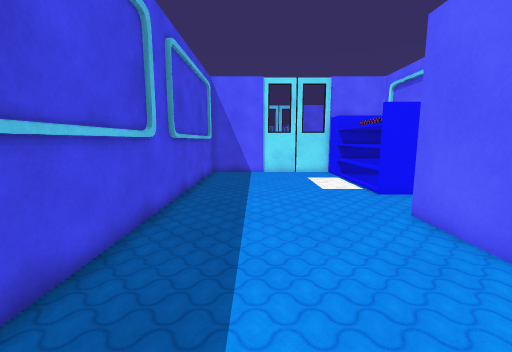
view 1 (above)

17 first-person views from a walk through a scene from a Unity 3-D project. The camera is 1.2 m above the floor, tilts 8° down and sees 90° across. The floor is counted in squares, 0.5 m on a side. Each view is taken from the middle of a square. On the plan, view 1 faces up. The plan holds only what a view shows up to about 17 squares ahead; the rest is blank. The place goes on beyond the plan. The player character is not drawn. Some surface patterns are stand-ins.

view 2
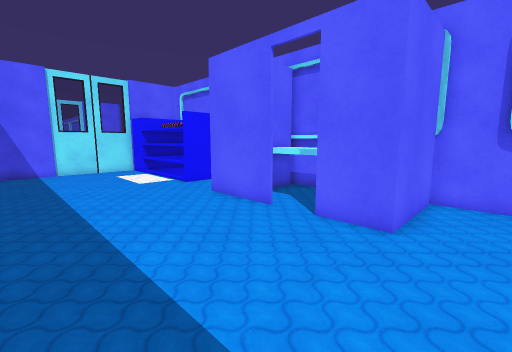

view 3
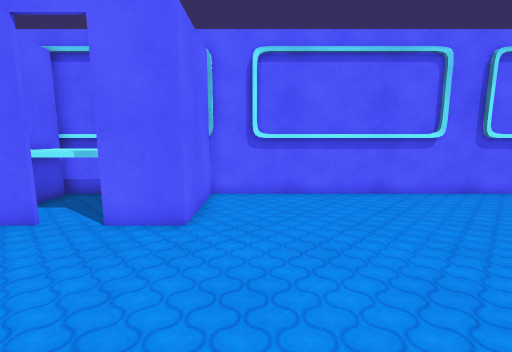

view 4
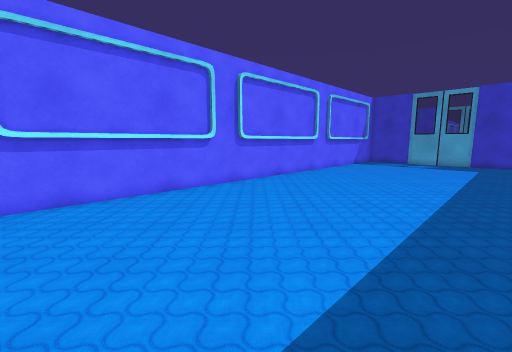

view 5
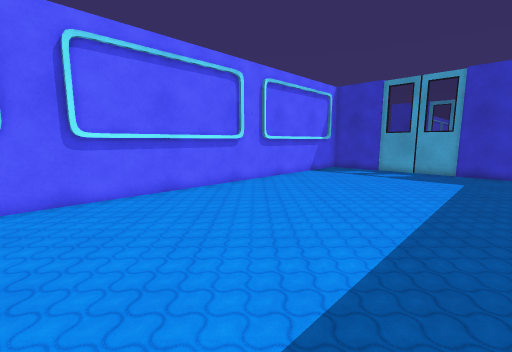

view 6
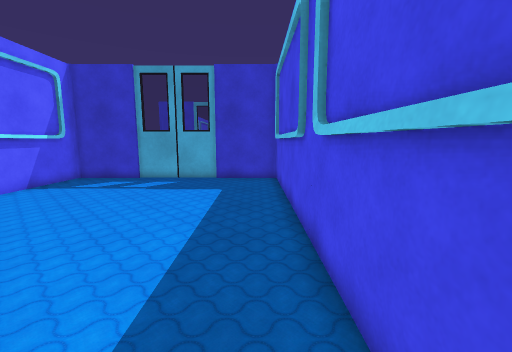

view 7
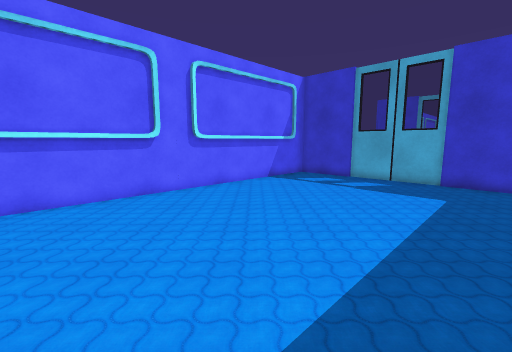

view 8
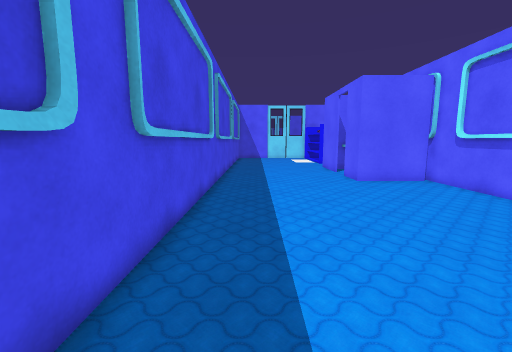

view 9
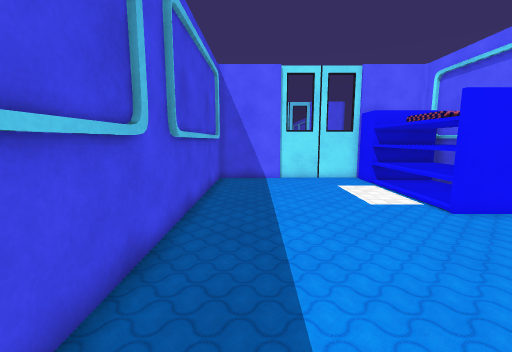

view 10
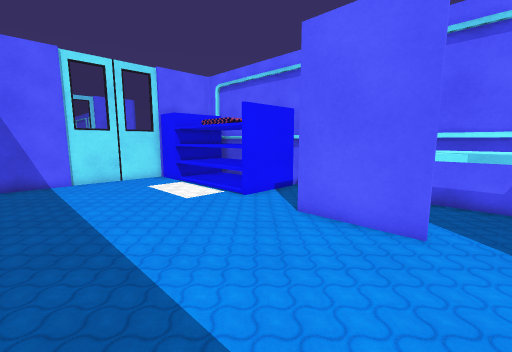

view 11
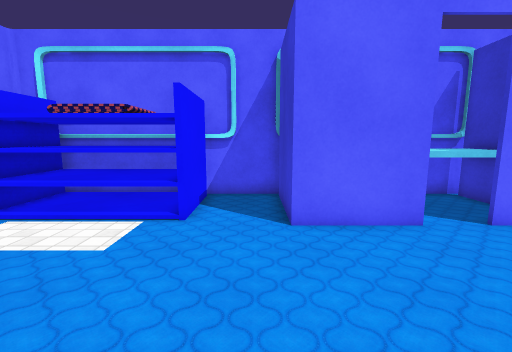

view 12
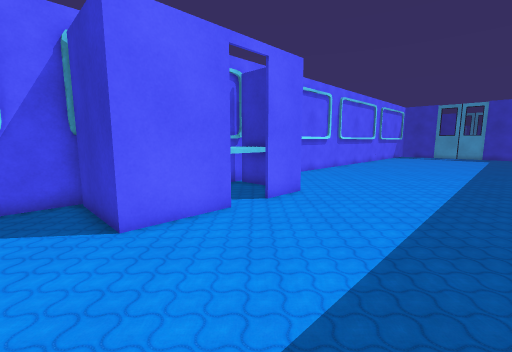

view 13
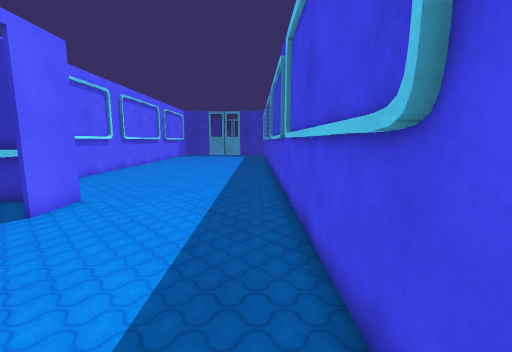

view 14
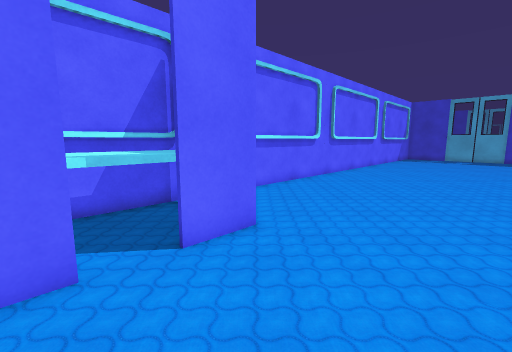

view 15
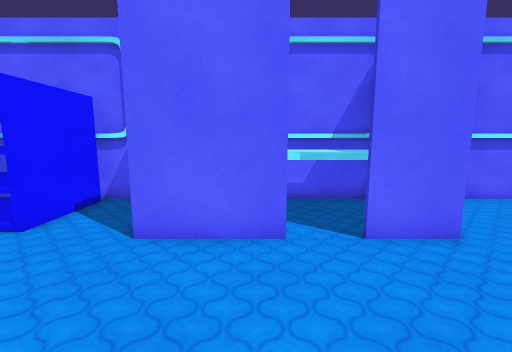

view 16
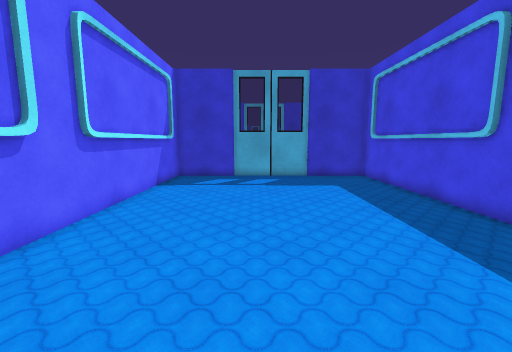

view 17
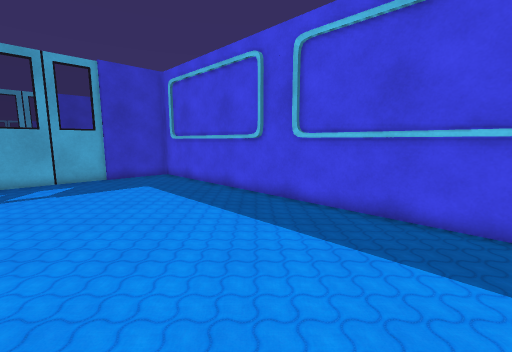

### Floor plan
Key: @ floor where view 1 was taken; # wall or solid block; . floor; = window, fence, low wall or low ledge; S shelf; B bed.
Columns run from 3 left of view 1 to 9 right of it. Each row starts with its distance up from view 1.
 19 #####=#=#S
 18 #.......S   #
 17 #.......SSSS#
 16 #.......SSSS#
 15 #.......SSSS#
 14 #.......SSSS#
 13 #.......SSSS#
 12 #.......SSSS#
 11 #........SSS#
 10 #...........#
  9 #...........#
  8 #.......#####
  7 #.......#   #
  6 #.......#  B#
  5 #.......#BBB#
  4 #.......BBBB#
  3 #........BBB#
  2 #.......#BBB#
  1 #.......#BBB#
  0 #..@....B####
 -1 #...........#
 -2 #...........#
 -3 #...........#
 -4 #...........#
 -5 #...........#
 -6 #...........#
 -7 #...........#
 -8 #...........#
 -9 #...........#
-10 #...........#
-11 #...........#
-12 #...........#
-13 #...........#
-14 #...........#
-15 #...........#
-16 #...........#
-17 #...........#
-18 #...........#
-19 #...........#
-20 #...........#
-21 #...........#
-22 #...........#
-23 #...........#
-24 #...........#
-25 #...........#
-26 #...........#
-27 #...........#
-28 #...........#
-29 #...........#
-30 #...........#
-31 #####=#=#####
-32       #

Positions as (right, up) in squares from view 1, and headings:
1: (0, 0), facing up
2: (-2, -2), facing up-right
3: (-2, -2), facing right
4: (-2, -2), facing down-right
5: (-2, -10), facing down-right
6: (-2, -15), facing down
7: (-2, -15), facing down-right
8: (-1, -15), facing up
9: (-1, 3), facing up
10: (-2, 3), facing up-right
11: (-2, 9), facing right
12: (-2, 10), facing down-right
13: (-2, 10), facing down
14: (0, 5), facing down-right
15: (-1, 5), facing right
16: (4, -14), facing down
17: (5, -14), facing down-left
